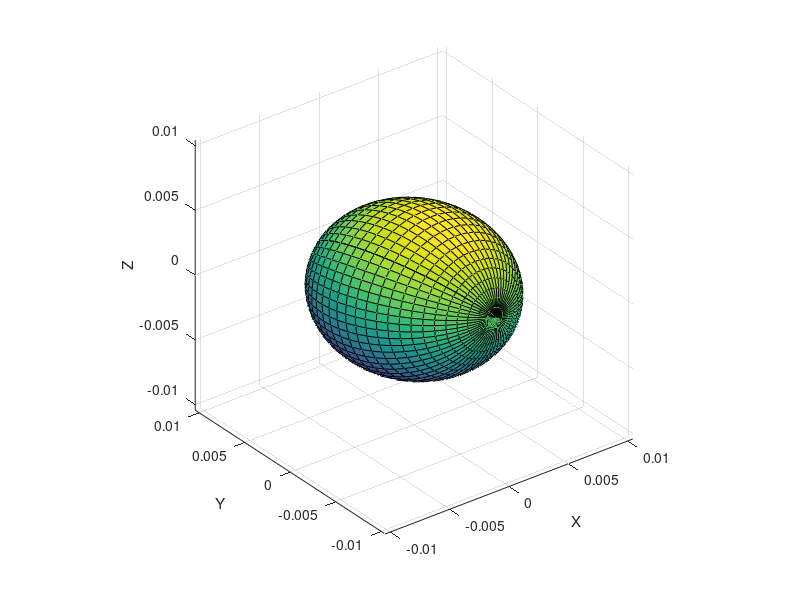

Write the MATLAB code that produced this figure. (Note: this script raises an error after producing the figure.)
clear; clc;

% ---- load the covariance matrices you saved earlier ----
% If your file is named differently, change it here:
load("empirical_cov_results.mat");   % expects SigmaByCond

% If your variable is called val, comment out the next line.
val = SigmaByCond;

k = 1;              % <-- condition index to visualize (1..27)
S = val(:,:,k);

% safety checks
assert(all(size(S)==[3 3]), "val(:,:,k) must be 3x3.");
S = (S + S')/2;     % symmetrize (numerical stability)

% eigen-decomposition
[V,D] = eig(S);
D = max(D, 0);      % clamp tiny negatives from numerical noise

r = 2;              % 2-sigma ellipsoid (try 1, 2, 3)

% unit sphere
[u,v] = meshgrid(linspace(0,2*pi,60), linspace(0,pi,30));
x = cos(u).*sin(v); 
y = sin(u).*sin(v); 
z = cos(v);
pts = [x(:) y(:) z(:)]';

% transform sphere -> ellipsoid
A = V * sqrt(D) * r;
E = A * pts;

X = reshape(E(1,:), size(x));
Y = reshape(E(2,:), size(y));
Z = reshape(E(3,:), size(z));

figure;
surf(X,Y,Z); 
axis equal; grid on;
xlabel('X'); ylabel('Y'); zlabel('Z');
title("Error covariance ellipsoid (condition " + k + ", r=" + r + ")");
